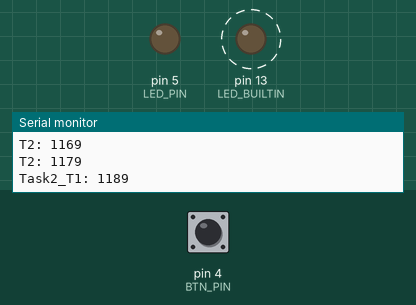
This sketch was run on a simulated Arduino Uno, built with avr-gcc and run on an emulated ATmega328P. Parts: output pins drawn as LEDs (lit = HIGH), the last lines printed to the serial monitor. Dashed ring = blinking. Inputs (shaded band) come from the test bench; at power-on: pin 4 (BTN_PIN) HIGH.

Above: at 1.26 s.
1.3 s: pin 4 (BTN_PIN) pulled LOW for 0.15 s
At 1.52 s:
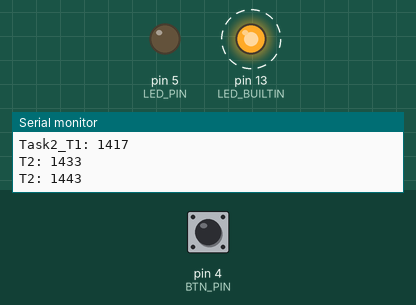
4.3 s: pin 4 (BTN_PIN) pulled LOW for 1 s
At 4.69 s:
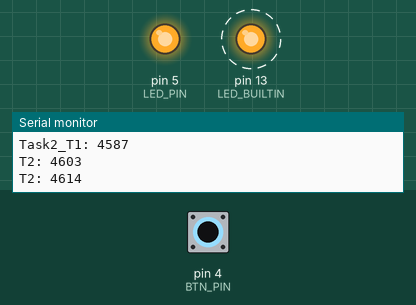
7.3 s: pin 4 (BTN_PIN) pulled LOW for 3.2 s
At 7.51 s:
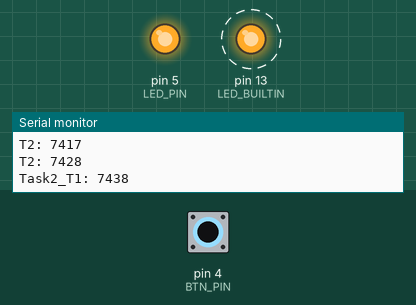
Timing chart, 0 to 19.5 s (numbered marks = the images above; inputs shaded):
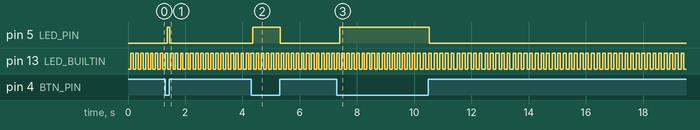

The sketch:

millis2.ino
```cpp
/*
* LAB Name: Arduino millis() Multitasking Example
* Author: Khaled Magdy
* For More Info Visit: www.DeepBlueMbedded.com
*/
#define BTN_PIN  4
#define LED_PIN  5

unsigned long Task1_T1 = 0, Task2_T1 = 0, Task3_T1 = 0, T2 = 0;
uint8_t btnC_State = 1, btnP_State = 1, btnState = 1;
uint8_t Task1_Periodicity = 70;
uint8_t Task2_Periodicity = 25;
uint8_t Task3_Periodicity = 200;

void setup()
{
  pinMode(LED_BUILTIN, OUTPUT);
  pinMode(LED_PIN, OUTPUT);
  pinMode(BTN_PIN, INPUT_PULLUP);
  Serial.begin(9600);
}

void loop()
{
  T2 = millis();
  Serial.print("T2: ");
  Serial.println(T2);
  if( (T2 - Task1_T1) >= Task1_Periodicity )
  {
    Task1_Handler();
    Task1_T1 = millis();
    Serial.print("Task1_T1: ");
    Serial.println(Task1_T1);
  }
  if( (T2 - Task2_T1) >= Task2_Periodicity )
  {
    Task2_Handler();
    Task2_T1 = millis();
    Serial.print("Task2_T1: ");
    Serial.println(Task2_T1);
  }
  if( (T2 - Task3_T1) >= Task3_Periodicity )
  {
    Task3_Handler();
    Task3_T1 = millis();
    Serial.print("Task3_T1: ");
    Serial.println(Task3_T1);
  }
}

void Task1_Handler(void)
{
  digitalWrite(LED_BUILTIN, !digitalRead(LED_BUILTIN)); // Toggle LED State
}
void Task2_Handler(void)
{
  btnC_State = digitalRead(BTN_PIN);
  if(btnC_State == 0 && btnP_State == 0)
  {
    digitalWrite(LED_PIN, 1);
  }
  else
  {
    digitalWrite(LED_PIN, 0);
    btnP_State = btnC_State;
  }
}
void Task3_Handler(void)
{
  Serial.print("Button State is: ");
  Serial.println(btnState);
}
```

Measured:
- after the input at 1.3 s, pin 5 (LED_PIN): LOW → HIGH after 0.06 s, → LOW 0.09 s later
- after the input at 4.3 s, pin 5 (LED_PIN): LOW → HIGH after 0.06 s, → LOW 0.97 s later
- after the input at 7.3 s, pin 5 (LED_PIN): LOW → HIGH after 0.10 s, → LOW 3.1 s later
- by itself, pin 13 (LED_BUILTIN): alternates HIGH for 0.10 s and LOW for 0.10 s
